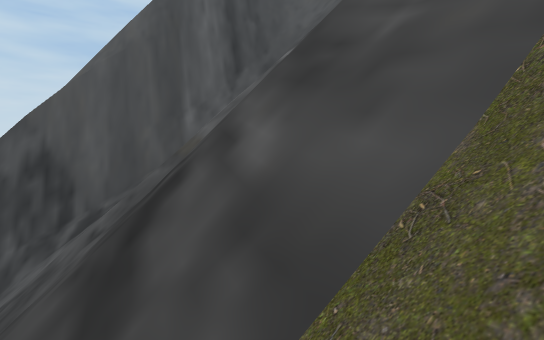
view 1 (above)

12 first-person views from a walk through a 3-D level made in the Unity game engine. The camera is 1.5 m above the floor, tilts 6° down and sees 85° across. The floor is counted in squares, 2 m on a side. Each view is taken from the middle of a square. On the plan, view 1 faces up. The plan holds only what a view shows up to about 10 squares ahead; the rest is blank. The place goes on beyond the plan.

view 2
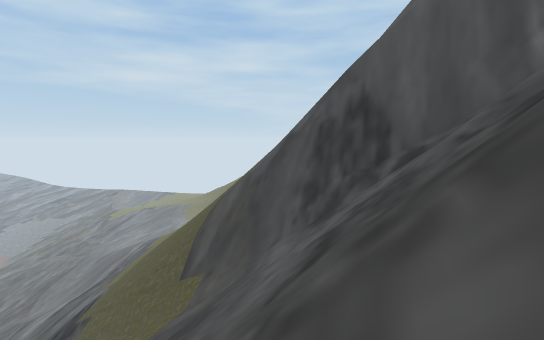

view 3
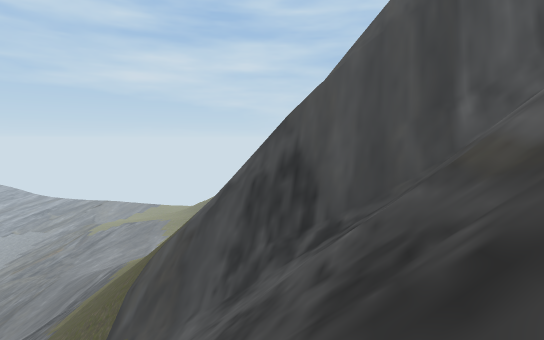

view 4
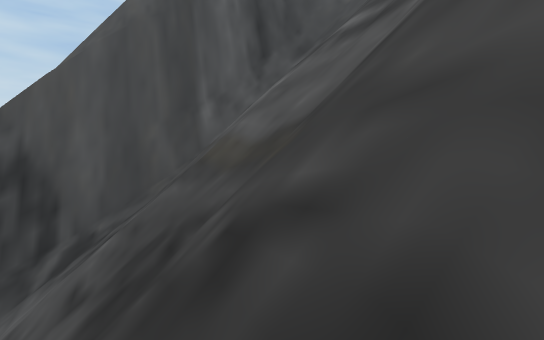

view 5
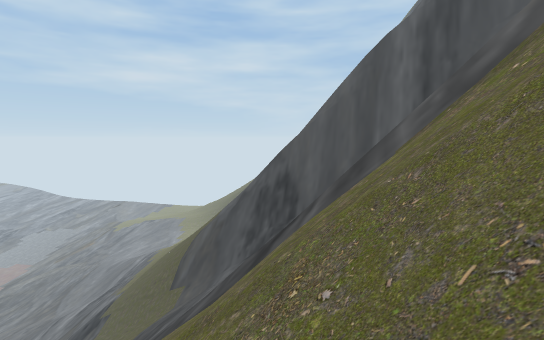

view 6
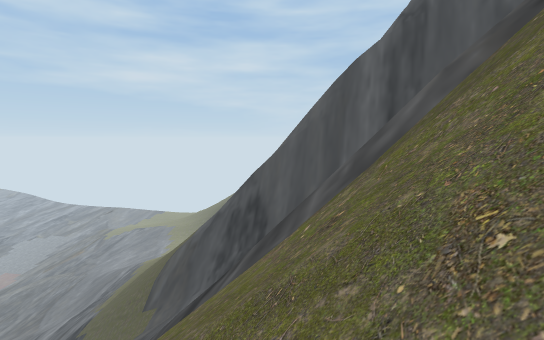

view 7
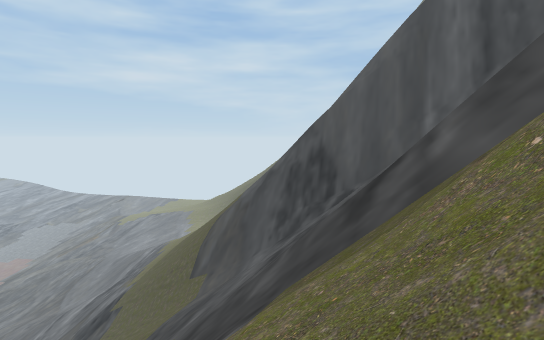

view 8
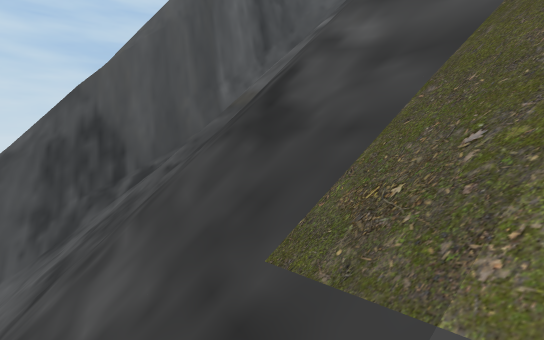

view 9
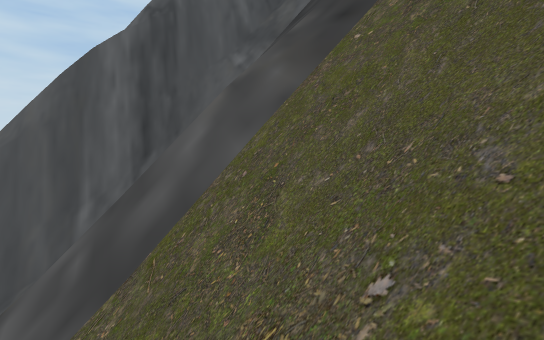

view 10
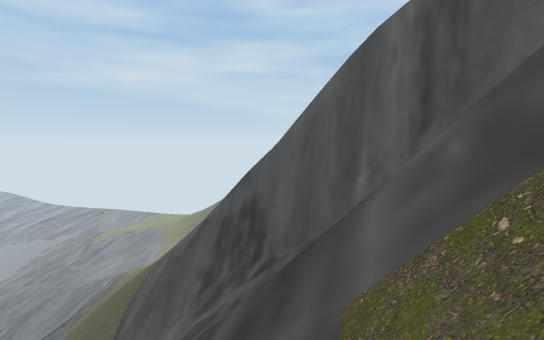

view 11
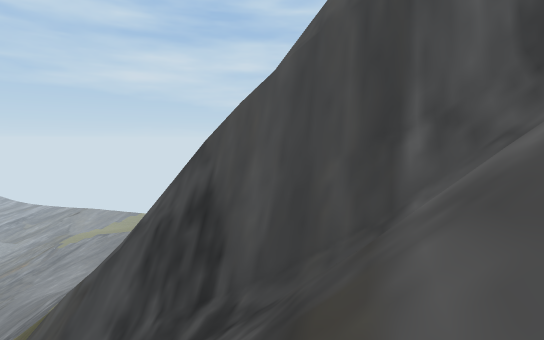

view 12
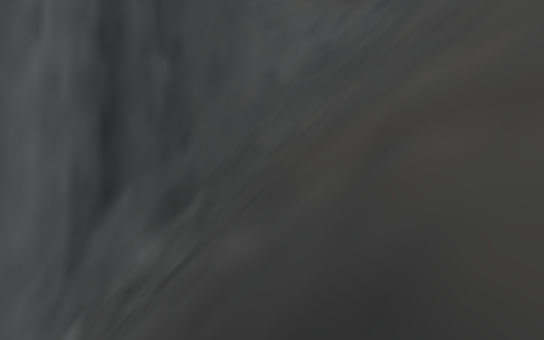

### Floor plan
Key: @ floor where view 1 was taken; # wall or solid block; / step, stairs or slope; = window, fence, low wall or low ledge; ^ raised ledge; v drop or lower ground.
Columns run from 12 left of view 1 to 4 right of it. Each row starts with its distance up from view 1.
 11       v## #####
 10      #######^=#
  9     vv###///=//
  8   #^###////////
  7   /v##=///////
  6 /####////////  #=
  5 /##/////////## v=
  4 v//////////==#v==
  3 #//////////==####
  2     ///////////=v
  1     /////////////
  0         ////@////
 -1            //////
 -2              / /

Positions as (right, up) in squares from view 1, and headings:
1: (0, 0), facing up
2: (-2, 0), facing up-left
3: (-1, 2), facing up-left
4: (-1, 2), facing up
5: (3, -2), facing up-left
6: (4, -1), facing up-left
7: (1, -2), facing up-left
8: (-1, -1), facing up
9: (3, 1), facing up
10: (2, 1), facing up-left
11: (-1, 5), facing up-left
12: (1, 7), facing up
